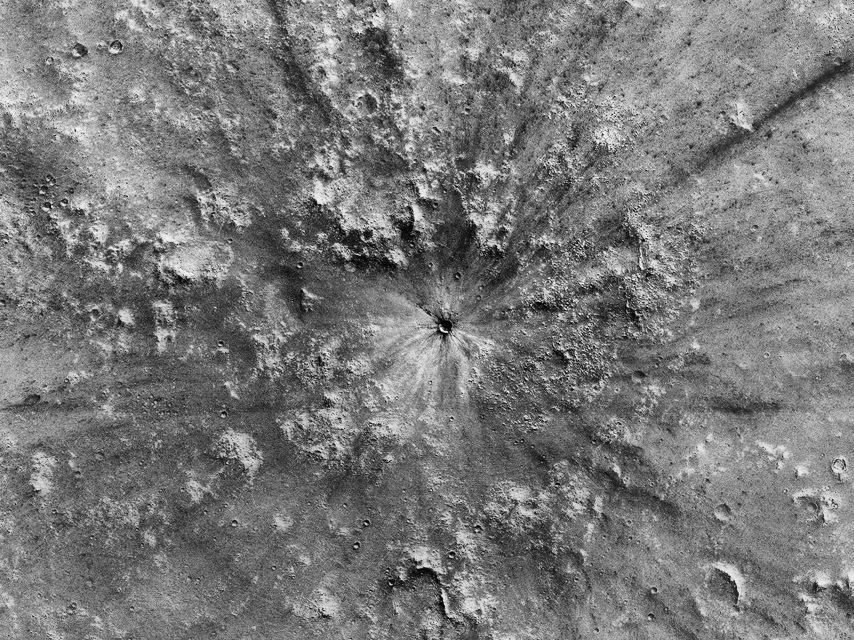
#> input picture enhanced_image.jpg, 2560 x 1920 px (shown at 1/3 size)
$ python -i crater_detection.py   (imports and definitions only)
#> lines starting #> are read from the running program, lines starting #| are printed output that depends on the picture
#> further down, picture is the input picture: shape (1920, 2560); min 0, max 255, mean 121.3
"""
Crater Detection Module for CubeSat Imaging Payload
Detects circular features (craters, depressions) in surface imagery
using Hough circle transform and contour analysis.

No clue if ts work or not btw
"""

import cv2
import numpy as np
from dataclasses import dataclass
from typing import List, Tuple


@dataclass
class CraterFeature:
    """Metadata for detected crater feature."""
    center_x: int          # pixel coordinate
    center_y: int          # pixel coordinate
    radius: int            # pixels
    confidence: float      # 0.0 to 1.0
    area_fraction: float   # fraction of image area occupied

    # [8 lines left out: function to_dict, not called in this run]


class CraterDetector:
    """
    Detects circular features (craters) in preprocessed images.
    Optimized for CubeSat onboard processing.
    """

    def __init__(self, confidence_threshold=0.3):
        """
        Initialize crater detector.

        Parameters:
            confidence_threshold: minimum confidence score to report detections (0.0-1.0)
        """
        self.confidence_threshold = confidence_threshold

    def detect_craters_hough(self, image: np.ndarray) -> List[CraterFeature]:
        """
        Detect circular craters using Hough circle transform.

        Parameters:
            image: preprocessed grayscale image

        Returns:
            List of detected CraterFeature objects
        """
        if image is None or image.size == 0:
            return []

        # Normalize image if needed
        if image.max() <= 1.0:
            image = (image * 255).astype(np.uint8)
        else:
            image = image.astype(np.uint8)

        # Apply edge detection for circle finding
        edges = cv2.Canny(image, 50, 150)
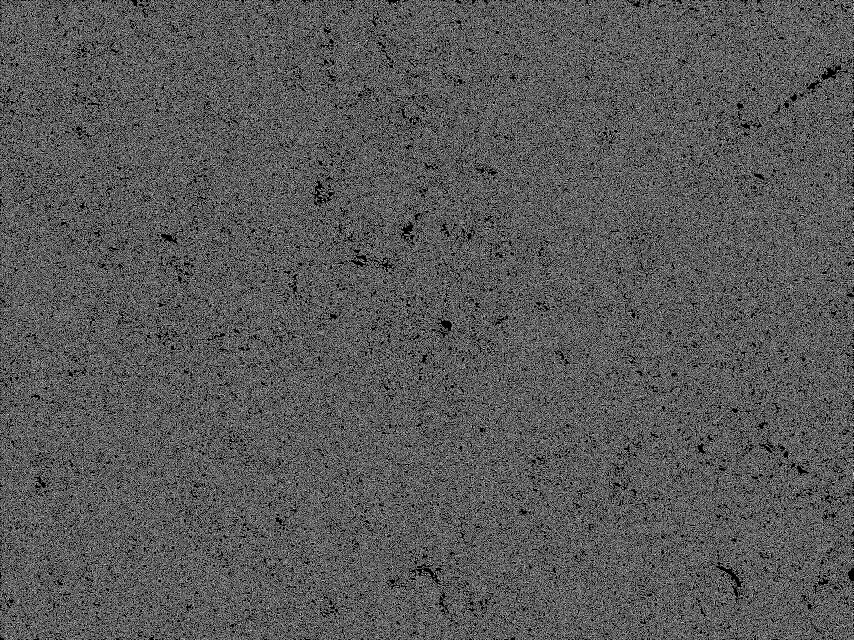
#> edges: shape (1920, 2560) (shown at 1/3 size); 34.9% white in thin lines or dots

        # Hough circle detection - more conservative parameters
        circles = cv2.HoughCircles(
            edges,
            cv2.HOUGH_GRADIENT,
            dp=1,
            minDist=50,        # Minimum distance between centers (increased)
            param1=100,        # Upper threshold for Canny
            param2=50,         # Accumulator threshold (increased for fewer false positives)
            minRadius=10,      # Minimum radius (increased)
            maxRadius=80       # Maximum radius (decreased)
        )
#> circles = 1203 rows, first 8: [1846.5, 943.5, 79.4], [1953.5, 1744.5, 79.4], [420.5, 646.5, 79.4], [87.5, 934.5, 79.4], [2060.5, 1014.5, 79.4], [472.5, 1137.5, 79.4], [1801.5, 982.5, 79.4], [2010.5, 767.5, 79.4]

        features = []
        if circles is not None:
            circles = np.uint16(np.around(circles))
#> circles = 1203 rows, first 8: [1846, 944, 79], [1954, 1744, 79], [420, 646, 79], [88, 934, 79], [2060, 1014, 79], [472, 1138, 79], [1802, 982, 79], [2010, 768, 79]
            image_height, image_width = image.shape
#> image_height = 1920; image_width = 2560
            image_area = image_height * image_width
#> image_area = 4915200

            for circle in circles[0, :]:
                x, y, r = circle
                # Validate circle is within image bounds
                if x - r >= 0 and x + r < image_width and y - r >= 0 and y + r < image_height:
                    confidence = 0.75  # Base confidence for Hough detection
                    area_fraction = (np.pi * r**2) / image_area

                    if confidence >= self.confidence_threshold:
                        features.append(CraterFeature(
                            center_x=int(x),
                            center_y=int(y),
                            radius=int(r),
                            confidence=confidence,
                            area_fraction=float(area_fraction)
                        ))
#> this loop made 1203 passes
#> (x, y, r) on pass 100: (1438, 1324, 77)
#> after the loop, features = 1200 items

        return features

    # [59 lines left out: function detect_craters_contour, not called in this run]

    def detect_craters(self, image: np.ndarray, method: str = 'hough') -> List[CraterFeature]:
        """
        Detect craters using specified method.

        Parameters:
            image: preprocessed grayscale image
            method: 'hough' or 'contour'

        Returns:
            List of detected CraterFeature objects, sorted by confidence (descending)
        """
        if method == 'contour':
            features = self.detect_craters_contour(image)
        else:
            features = self.detect_craters_hough(image)
#> features = 1200 items

        # Sort by confidence, highest first
        features.sort(key=lambda f: f.confidence, reverse=True)
        return features

    # [41 lines left out: functions filter_by_size, filter_by_confidence, visualize_detections, not called in this run]

>>> import cv2
>>> picture = cv2.imread('enhanced_image.jpg', cv2.IMREAD_GRAYSCALE)
>>> result = CraterDetector().detect_craters(picture)
#> result = 1200 items
